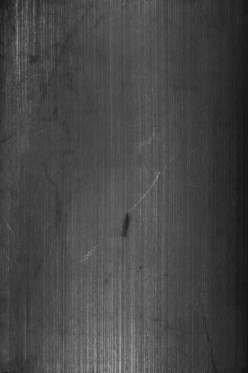
#> input picture data/sample/MT_Blowhole/exp1_num_108719.jpg, 248 x 373 px
$ python -i feature_extraction.py   (imports and definitions only)   (older library calls are emulated)
#> lines starting #> are read from the running program, lines starting #| are printed output that depends on the picture; after the words box and inside, x2 and y2 are one past the last pixel; in counts of white or black regions, pixels touching at a corner belong together
import cv2
import numpy as np
from scipy.stats import skew
from skimage.feature import hog, local_binary_pattern, graycomatrix, graycoprops

from src.config import (
    HOG_PIXELS_PER_CELL, HOG_CELLS_PER_BLOCK, HOG_ORIENTATIONS,
    LBP_RADIUS, LBP_N_POINTS, LBP_METHOD,
    GLCM_DISTANCES, GLCM_ANGLES,
    CANNY_LOW, CANNY_HIGH,
)


def extract_hog(img):
    features = hog(
        img,
        orientations=HOG_ORIENTATIONS,
        pixels_per_cell=HOG_PIXELS_PER_CELL,
        cells_per_block=HOG_CELLS_PER_BLOCK,
        block_norm="L2-Hys",
        feature_vector=True,
    )
    return features


def extract_lbp_histogram(img):
    lbp = local_binary_pattern(img, LBP_N_POINTS, LBP_RADIUS, method=LBP_METHOD)
    n_bins = LBP_N_POINTS + 2
    hist, _ = np.histogram(lbp.ravel(), bins=n_bins, range=(0, n_bins), density=True)
    return hist


def extract_glcm_features(img):
    img_q = (img / 8).astype(np.uint8)
    glcm = graycomatrix(
        img_q, distances=GLCM_DISTANCES, angles=GLCM_ANGLES,
        levels=32, symmetric=True, normed=True,
    )
    props = []
    for prop in ("contrast", "homogeneity", "energy", "correlation"):
        props.extend(graycoprops(glcm, prop).ravel())
    return np.array(props)


def extract_edge_contour_features(img):
    edges = cv2.Canny(img, CANNY_LOW, CANNY_HIGH)
    edge_density = np.count_nonzero(edges) / edges.size

    contours, _ = cv2.findContours(edges, cv2.RETR_LIST, cv2.CHAIN_APPROX_SIMPLE)
    num_contours = len(contours)
    if contours:
        areas = [cv2.contourArea(c) for c in contours]
        perims = [cv2.arcLength(c, True) for c in contours]
        largest_area = max(areas)
        largest_perim = perims[int(np.argmax(areas))]
        mean_area = float(np.mean(areas))
    else:
        largest_area = largest_perim = mean_area = 0.0

    return np.array([edge_density, num_contours, largest_area, largest_perim, mean_area])


def extract_intensity_stats(img):
    flat = img.astype(np.float64).ravel()
    return np.array([flat.mean(), flat.std(), skew(flat)])


def extract_features(img):
    hog_feat = extract_hog(img)
    lbp_feat = extract_lbp_histogram(img)
    glcm_feat = extract_glcm_features(img)
    edge_feat = extract_edge_contour_features(img)
    stat_feat = extract_intensity_stats(img)

    return np.concatenate([hog_feat, lbp_feat, glcm_feat, edge_feat, stat_feat])


FEATURE_BLOCK_NAMES = ["HOG", "LBP", "GLCM", "Edge/Contour", "Intensity stats"]

>>> import cv2
>>> picture = cv2.imread('../data/sample/MT_Blowhole/exp1_num_108719.jpg', cv2.IMREAD_GRAYSCALE)
#> picture is the input picture: shape (373, 248); min 17, max 172, mean 70.1
>>> result = extract_features(picture)
#> in extract_hog, `features = hog( img, orientations=HOG_ORIENTATIONS, pixels_per_cell=HO..`: features = 11088 values, max 0.314 at index 10305, min 0.0117 at index 10337, mean 0.153
#> in extract_features, `hog_feat = extract_hog(img)`: hog_feat has the same summary as features in extract_hog
#> in extract_lbp_histogram, `lbp = local_binary_pattern(img, LBP_N_POINTS, LBP_RADIUS, method=LBP_M..`:
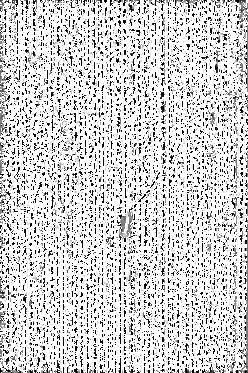
#> lbp: shape (373, 248) float64; min 0, max 25, mean 20.3; drawn with min black and max white
#> in extract_lbp_histogram, `hist, _ = np.histogram(lbp.ravel(), bins=n_bins, range=(0, n_bins), de..`: hist = 26 values, max 0.627 at index 25, min 0.00348 at index 8, mean 0.0385
#> in extract_features, `lbp_feat = extract_lbp_histogram(img)`: lbp_feat has the same summary as hist in extract_lbp_histogram
#> in extract_glcm_features, `img_q = (img / 8).astype(np.uint8)`:
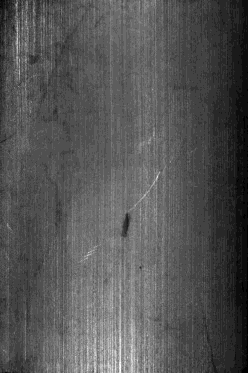
#> img_q: shape (373, 248); min 2, max 21, mean 8.3; drawn with min black and max white
#> after the loop in extract_glcm_features, `for prop in ("contrast", "homogeneity", "energy", "correlation"):`: props = [1.01, 1.4, 0.711, 0.665, 0.212, 0.2, 0.912, 0.876]
#> in extract_features, `glcm_feat = extract_glcm_features(img)`: glcm_feat has the same summary as props in extract_glcm_features
#> in extract_edge_contour_features, `edges = cv2.Canny(img, CANNY_LOW, CANNY_HIGH)`:
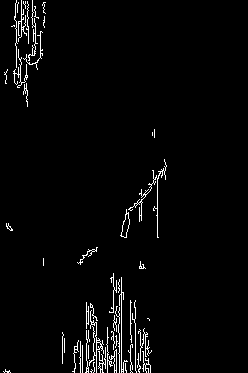
#> edges: shape (373, 248); 2.7% white in thin lines or dots, all inside (x1, y1, x2, y2) = (3, 0, 167, 373)
#> in extract_edge_contour_features, `edge_density = np.count_nonzero(edges) / edges.size`: edge_density = 0.0275
#> in extract_edge_contour_features, `contours, _ = cv2.findContours(edges, cv2.RETR_LIST, cv2.CHAIN_APPROX_..`: contours = 78 contours, 68 with area under 20; largest, box (x1, y1, x2, y2) and area: (120, 209, 130, 238) 115, (121, 213, 130, 238) 109, (89, 310, 104, 373) 58, (109, 349, 117, 373) 50, (113, 350, 117, 371) 41
#> in extract_edge_contour_features, `num_contours = len(contours)`: num_contours = 78
#> in extract_edge_contour_features, `areas = [cv2.contourArea(c) for c in contours]`: areas = 78 values, max 115 at index 54, min 0 at index 18, mean 10.21
#> in extract_edge_contour_features, `perims = [cv2.arcLength(c, True) for c in contours]`: perims = 78 values, max 506.2 at index 58, min 5.66 at index 0, mean 64.39
#> in extract_edge_contour_features, `largest_area = max(areas)`: largest_area = 115
#> in extract_edge_contour_features, `largest_perim = perims[int(np.argmax(areas))]`: largest_perim = 67.8
#> in extract_edge_contour_features, `mean_area = float(np.mean(areas))`: mean_area = 10.21
#> in extract_features, `edge_feat = extract_edge_contour_features(img)`: edge_feat = [0.0275, 78, 115, 67.8, 10.21]
#> in extract_features, `stat_feat = extract_intensity_stats(img)`: stat_feat = [70.13, 19.14, 0.082]
#> result = 11130 values, max 115 at index 11124, min 0.00348 at index 11096, mean 0.185

$ run again, on data/sample/MT_Blowhole/exp1_num_262480.jpg
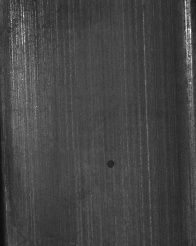
#> input picture data/sample/MT_Blowhole/exp1_num_262480.jpg, 196 x 246 px
#> picture is the input picture: shape (246, 196); min 13, max 255, mean 68.3
#> features = 5544 values, max 0.41 at index 369, min 0.0122 at index 777, mean 0.152
#> hog_feat has the same summary as features in extract_hog
#> in extract_lbp_histogram, `lbp = local_binary_pattern(img, LBP_N_POINTS, LBP_RADIUS, method=LBP_M..`:
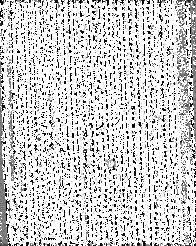
#> lbp: shape (246, 196) float64; min 0, max 25, mean 20.1; drawn with min black and max white
#> hist = 26 values, max 0.614 at index 25, min 0.00265 at index 6, mean 0.0385
#> lbp_feat has the same summary as hist in extract_lbp_histogram
#> after the loop in extract_glcm_features, `for prop in ("contrast", "homogeneity", "energy", "correlation"):`: props = [2.19, 3.36, 0.664, 0.601, 0.247, 0.228, 0.719, 0.562]
#> glcm_feat has the same summary as props in extract_glcm_features
#> in extract_edge_contour_features, `edges = cv2.Canny(img, CANNY_LOW, CANNY_HIGH)`:
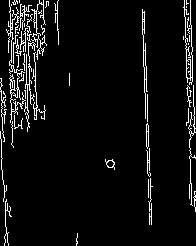
#> edges: shape (246, 196); 5.8% white in thin lines or dots
#> edge_density = 0.0579
#> contours = 82 contours, 70 with area under 20; largest, box (x1, y1, x2, y2) and area: (6, 0, 32, 123) 128, (142, 9, 148, 119) 98, (183, 0, 193, 85) 88, (186, 59, 191, 79) 66, (143, 50, 147, 80) 57
#> num_contours = 82
#> areas = 82 values, max 128.5 at index 81, min 0 at index 4, mean 12.26
#> perims = 82 values, max 902.3 at index 81, min 0 at index 53, mean 67.09
#> largest_area = 128.5
#> largest_perim = 902.3
#> mean_area = 12.26
#> edge_feat = [0.0579, 82, 128.5, 902.3, 12.26]
#> stat_feat = [68.28, 15.71, 1.83]
#> result = 5586 values, max 902.3 at index 5581, min 0.00265 at index 5550, mean 0.369

$ run again, on data/sample/MT_Blowhole/exp1_num_265077.jpg
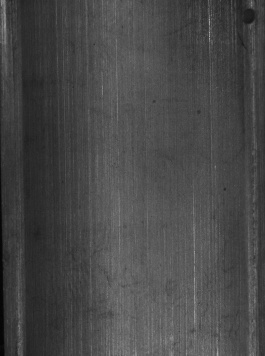
#> input picture data/sample/MT_Blowhole/exp1_num_265077.jpg, 265 x 356 px
#> picture is the input picture: shape (356, 265); min 4, max 168, mean 71.7
#> features = 11340 values, max 0.383 at index 540, min 0.0138 at index 23, mean 0.152
#> hog_feat has the same summary as features in extract_hog
#> hist = 26 values, max 0.612 at index 25, min 0.00333 at index 7, mean 0.0385
#> lbp_feat has the same summary as hist in extract_lbp_histogram
#> in extract_glcm_features, `img_q = (img / 8).astype(np.uint8)`:
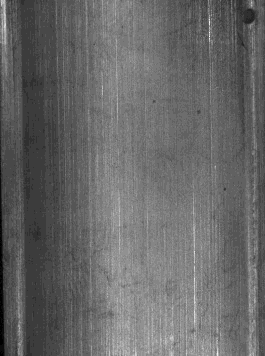
#> img_q: shape (356, 265); min 0, max 21, mean 8.5; drawn with min black and max white
#> after the loop in extract_glcm_features, `for prop in ("contrast", "homogeneity", "energy", "correlation"):`: props = [1.09, 1.66, 0.7, 0.644, 0.201, 0.184, 0.896, 0.839]
#> glcm_feat has the same summary as props in extract_glcm_features
#> in extract_edge_contour_features, `edges = cv2.Canny(img, CANNY_LOW, CANNY_HIGH)`:
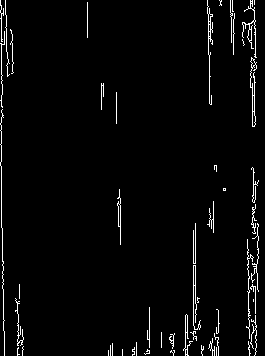
#> edges: shape (356, 265); 2.9% white in thin lines or dots
#> edge_density = 0.0289
#> contours = 76 contours, 63 with area under 20; largest, box (x1, y1, x2, y2) and area: (250, 57, 257, 127) 102, (242, 0, 257, 58) 64, (207, 0, 213, 105) 59, (183, 314, 193, 356) 50, (193, 265, 201, 330) 50
#> num_contours = 76
#> areas = 76 values, max 102 at index 53, min 0 at index 2, mean 10.88
#> perims = 76 values, max 517.2 at index 48, min 4 at index 26, mean 70.96
#> largest_area = 102
#> largest_perim = 234.7
#> mean_area = 10.88
#> edge_feat = [0.0289, 76, 102, 234.7, 10.88]
#> stat_feat = [71.74, 18.3, 0.00705]
#> result = 11382 values, max 234.7 at index 11377, min 0.00333 at index 11347, mean 0.197
